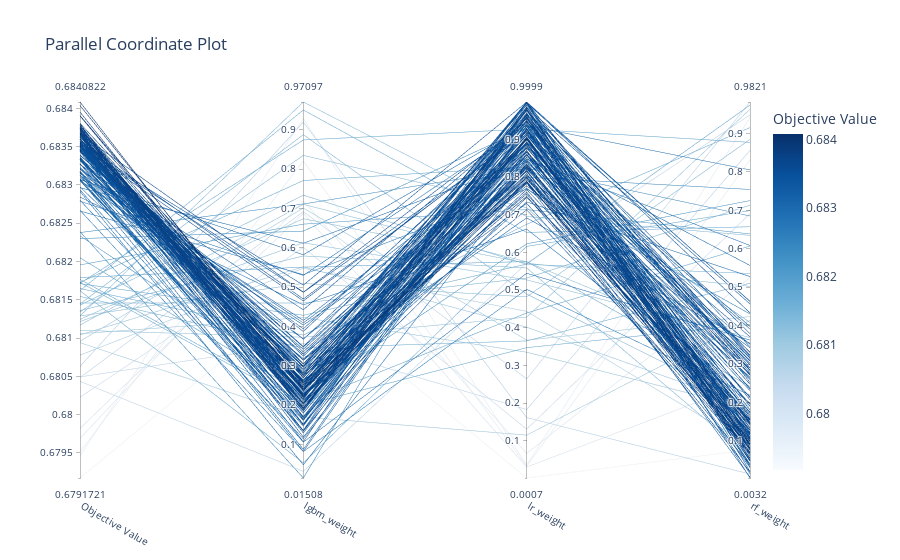

The cell this chart's notebook holds for it:
### Code cell
# Space search visualisation
optuna.visualization.plot_parallel_coordinate(study)

### Figure 1 — Plotly figure (JSON) as saved in the notebook; plotly's stock layout.template omitted (floating-point values rounded to 4 significant figures; data arrays with more than 128 entries replaced by an {"elided": "..."} marker saying what was removed)
{"data": [{"dimensions": [{"label": "Objective Value", "range": [0.6792, 0.6841], "values": {"elided": "186 float values"}}, {"label": "lgbm_weight", "range": [0.01508, 0.971], "values": {"elided": "186 float values"}}, {"label": "lr_weight", "range": [0.0007467, 0.9999], "values": {"elided": "186 float values"}}, {"label": "rf_weight", "range": [0.003206, 0.9821], "values": {"elided": "186 float values"}}], "labelangle": 30, "labelside": "bottom", "line": {"color": {"elided": "186 float values"}, "colorbar": {"title": {"text": "Objective Value"}}, "colorscale": [[0, "rgb(247,251,255)"], [0.125, "rgb(222,235,247)"], [0.25, "rgb(198,219,239)"], [0.375, "rgb(158,202,225)"], [0.5, "rgb(107,174,214)"], [0.625, "rgb(66,146,198)"], [0.75, "rgb(33,113,181)"], [0.875, "rgb(8,81,156)"], [1, "rgb(8,48,107)"]], "reversescale": false, "showscale": true}, "type": "parcoords"}], "layout": {"autosize": true, "title": {"text": "Parallel Coordinate Plot"}}}
